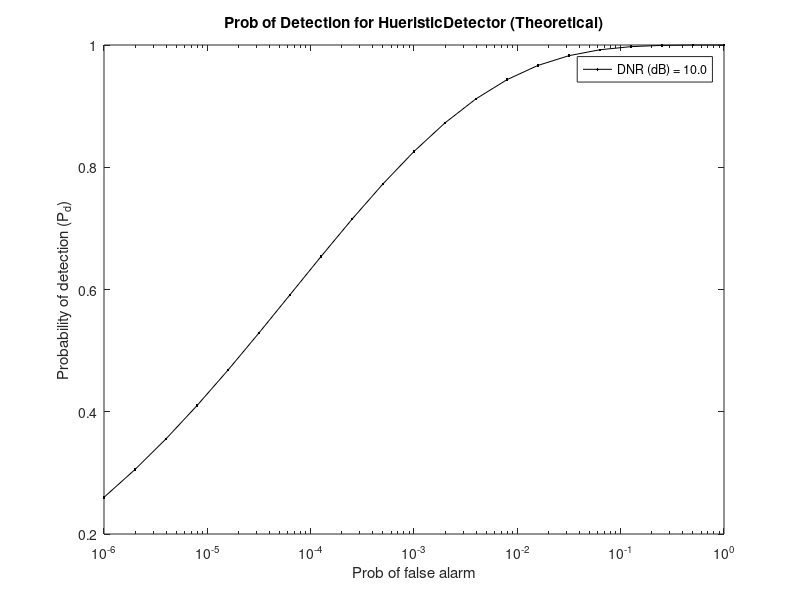

Source code (MATLAB):
% Signal template parameters
%load('301.1offsetinX65degree100.1mpssignal02second.mat');

%load('20.1offsetinX90degree100.1mpssignal02second.mat');
%load('200.1offsetinX90degree100.1mpssignal02second.mat');

%load('200.1offsetinX40degree100.1mpssignal02second.mat');
%load('200.1offsetinX40degree100.1mpssignal02secondlower.mat');
%load('200.1offsetinX40degree100.1mpssignal02secondlower.mat');
load('20.1offsetinX65degree100.1mpssignal02secondlower.mat');
%load('20.1offsetinX65degree100.1mpssignal02secondlower.mat');

directpowr = norm(output_N0)^2/length(output_N0);
directpowrDB = 10 * log10(directpowr)
signal_O = detrend(y_FK,'linear');
%signal_template = abs(outputgain_N0); %... % Define your signal template here
%signalPower = norm(signal_O)^2 %/length(signal_template)  %; % Signal power

data_length = 200; %100; %1e3; %1e5; %1e4; %100000; %1e4; %10000; %10000;

%c = [-1-1i -1+1i 1-1i 1+1i];
c = [-3-3i -3-1i -3+1i -3+3i -1-3i -1-1i -1+1i -1+3i 1-3i 1-1i 1+1i 1+3i 3-3i 3-1i 3+1i 3+3i]; % /sqrt(9.75);  %standard 16QAM
M = length(c);
temp = sqrt(c*c'/M);
c = c/temp; %16QAM, power normalize to 1

%c = [-1-1i -1+1i 1-1i 1+1i]/sqrt(2);
%M = length(c);

%output_FKMPSK = y_FK;
%output_MPSKN0 = y_FK;

%The variance of the amplitude
c_amplitude = abs(c);

var_amplitude = var(c_amplitude,1) % (M-1)/M;
%A = mean(c_amplitude,'all');

%var(c_amplitude,1)
DNR_dB = 10; %8; 
SNR_dB = DNR_dB - directpowrDB; %10.8; %5; %11; %10; %0:1:5; %15; %20; %in dB, this SNR is the SNR at the receiver, not relevant to the signal produced by the flying object
SNR = 10.^(SNR_dB./10); % SNR in linar form
var_noise = 0.5 ./ SNR ; %0.7737 * 10^(-SNR/10); %0.5* 10^(-SNR/10); % %%0.7737 * 10^(-SNR/10); % 10^(-SNR/10); %0.5 * 10^(-SNR/10); % 0.7737 * 10^(-SNR/10)   %variance reduced due to digital modulation
Noisepowerduetosignal = var_amplitude * mean(outputgain_N0 .* conj(outputgain_N0));

var_total = (Noisepowerduetosignal + var_noise)/data_length;

 %Ot = detrend(y_FK,'linear');
 lamda = signal_O' * signal_O ./var_total;
 N_D = length(signal_O);
%Noisetotal 
% SNR values
 % Range of SNR values in dB
%SNR = 10.^(SNR_dB/10); % Convert dB to linear scale

% Probability of false alarm (PFA)
temp = -6:0.3:0; %-1;
PFA = 10.^temp;
%PFA = 0:0.01:1;

% Initialize arrays to store PD and PFA for each SNR value
PD_all = zeros(length(PFA), length(SNR));
%PFA_all = zeros(length(PFA), length(SNR));
PD_matched = PD_all;


% Compute PD and PFA for each SNR value
for i = 1:length(SNR)
    
    PD_all(:,i) = 1 - ncx2cdf(chi2inv(1 - PFA,N_D), N_D, lamda(i));
    %temp = 
    PD_matched(:,i) = qfunc(qfuncinv(PFA) - sqrt(lamda(i)));
    %PD_all(:,i) = qfunc(qfuncinv(PFA) - sqrt(signalPower / var_total(i)));
    %PFA_all(:,i) = PFA;
end

% Plot ROC Curves for each SNR value
%{
figure;
plot(SNR_dB + directpowrDB, PD_all, 'k.-',SNR_dB + directpowrDB, PD_matched, 'r-');
xlabel('DNR (dB)');
ylabel('Probability of detection (P_{d})');
legend(cellstr(num2str(PFA', 'Prob of false alarm = %0.7f')));
title('Prob of Detection for HueristicDetector (Theoretical)');
%}

semilogx(PFA', PD_all, 'k.-');
xlabel('Prob of false alarm');
ylabel('Probability of detection (P_{d})');
legend(cellstr(num2str((DNR_dB)', 'DNR (dB) = %0.1f')));
title('Prob of Detection for HueristicDetector (Theoretical)');

save('Theoretical10dB16QAMNA1000.mat','PFA','PD_all')
%grid on;
%title('ROC Curve for Matched Filter (Theoretical)');

%semilogx(PFA, PD_all, 'b.-');
%xlabel('Probability of false alarm (P_{fa})');
%ylabel('Probability of detection (P_{d})');


